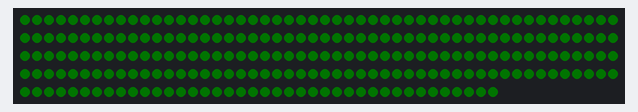
The sketch below on a simulated Arduino Uno, built with avr-gcc and run on an emulated ATmega328P. Shown: 240 RGB LEDs in strip order, left to right, continuing on the next row. Dim RGB values are drawn brighter than linear.

Above: at 23.8 s.

Measured:
- what the display in image 0 shows lasts 4.8 s, from 23.7 s to 28.5 s

The sketch:

Fast2Dev.ino
```cpp
// Uncomment this line if you have any interrupts that are changing pins - this causes the library to be a little bit more cautious
// #define FAST_SPI_INTERRUPTS_WRITE_PINS 1

// Uncomment this line to force always using software, instead of hardware, SPI (why?)
// #define FORCE_SOFTWARE_SPI 1

// Uncomment this line if you want to talk to DMX controllers
// #define FASTSPI_USE_DMX_SIMPLE 1

#include "FastSPI_LED2.h"


////////////////////////////////////////////////////////////////////////////////////////////////////
//
// test code
//
//////////////////////////////////////////////////

#define NUM_LEDS 240

struct CRGB leds[NUM_LEDS];

void setup() {
	// sanity check delay - allows reprogramming if accidently blowing power w/leds
   	delay(2000);

   	// For safety (to prevent too high of a power draw), the test case defaults to
   	// setting brightness to 25% brightness
   	LEDS.setBrightness(64);

   	// LEDS.addLeds<WS2811, 13>(leds, NUM_LEDS);
   	// LEDS.addLeds<TM1809, 13>(leds, NUM_LEDS);
   	// LEDS.addLeds<UCS1903, 13>(leds, NUM_LEDS);
   	// LEDS.addLeds<TM1803, 13>(leds, NUM_LEDS);

   	// LEDS.addLeds<LPD8806>(leds, NUM_LEDS)->clearLeds(300);
	// LEDS.addLeds<WS2801>(leds, NUM_LEDS);
   	// LEDS.addLeds<SM16716>(leds, NUM_LEDS);

   	LEDS.addLeds<WS2811, 11, GRB>(leds, NUM_LEDS);

	// Put ws2801 strip on the hardware SPI pins with a BGR ordering of rgb and limited to a 1Mhz data rate
	// LEDS.addLeds<WS2801, 11, 13, BGR, DATA_RATE_MHZ(1)>(leds, NUM_LEDS);

   	// LEDS.addLeds<LPD8806, 10, 11>(leds, NUM_LEDS);
   	// LEDS.addLeds<WS2811, 13, BRG>(leds, NUM_LEDS);
   	// LEDS.addLeds<LPD8806, BGR>(leds, NUM_LEDS);
}

void loop() {
	for(int i = 0; i < 3; i++) {
		for(int iLed = 0; iLed < NUM_LEDS; iLed++) {
			memset(leds, 0,  NUM_LEDS * sizeof(struct CRGB));

			switch(i) {
				// You can access the rgb values by field r, g, b
			 	case 0: leds[iLed].r = 128; break;

			 	// or by indexing into the led (r==0, g==1, b==2)
			 	case 1: leds[iLed][i] = 128; break;

			 	// or by setting the rgb values for the pixel all at once
			 	case 2: leds[iLed] = CRGB(0, 0, 128); break;
			}

			// and now, show your led array!
			LEDS.show();
			//delay(10);
		}

		// fade up
		for(int x = 0; x < 128; x++) {
			// The showColor method sets all the leds in the strip to the same color
			LEDS.showColor(CRGB(x, 0, 0));
			//delay(10);
		}

		// fade down
		for(int x = 128; x >= 0; x--) {
			LEDS.showColor(CRGB(x, 0, 0));
			//delay(10);
		}

		// let's fade up by scaling the brightness
		for(int scale = 0; scale < 128; scale++) {
			LEDS.showColor(CRGB(0, 128, 0), scale);
			//delay(10);
		}

		// let's fade down by scaling the brightness
		for(int scale = 128; scale > 0; scale--) {
			LEDS.showColor(CRGB(0, 128, 0), scale);
			//delay(10);
		}
	}
}
```
